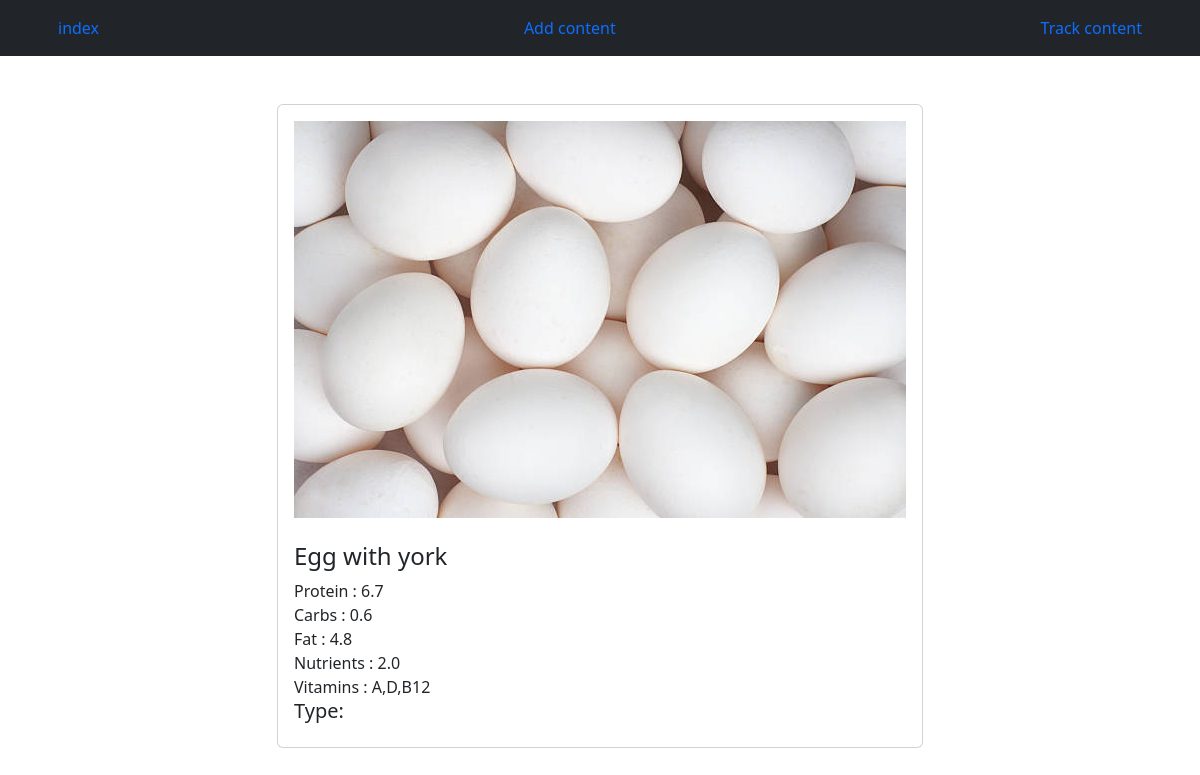
Page /view/2/ on the committed database.
### calapp/models.py (models this page shows, shortened)
class calmodel(models.Model):
    name=models.CharField( max_length=50)
    quantity= models.FloatField()
    protien=models.FloatField()
    carbs=models.FloatField()
    fat=models.FloatField()
    nutrients=models.FloatField()
    vitamins= models.CharField(max_length=50)
    img= models.ImageField(upload_to='media',blank=True)
    type= models.CharField(max_length=50)
    favourite=models.ManyToManyField(User,related_name='favourites',blank=True,default=False)

### calapp/views.py (the view)
# urls.py: path('view/<int:pk>/',views.view,name="view"),
def view(request,pk):
    res=calmodel.objects.filter(id=pk)
    return render(request,'view.html',{'res':res})

### templates/view.html (shortened to what this page needs)
{% extends "base.html" %}
{% block content %}
<div class="row">
    {% for item in res %}
    <div class="col-md-12">
        <div class="card card-body">
            {% if item.img %}
            <img src="{{ item.img.url }}" alt="no img">
            {% else %}
                <p>no image</p>
            {% endif %}
            <br>
            <h4>{{item.name}}</h4>
            <span>Protein : {{item.protien}}</span>
            <span>Carbs : {{item.carbs}}</span>
            <span>Fat : {{item.fat}}</span>
            <span>Nutrients : {{item.nutrients}}</span>
            <span>Vitamins : {{item.vitamins}}</span>
            <div style="display: flex;">
                <h5 style="margin-right: 5px;">Type:</h5>
            </div>
        </div>
    {% endfor %}
</div>
{% endblock content %}

### rows in the picture
calmodel: img (picture), name "Egg with york", protien "6.7", carbs "0.6", fat "4.8", nutrients "2.0", vitamins "A,D,B12"
